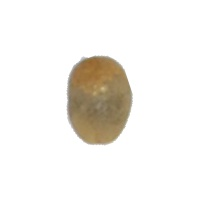
#> input picture train_data_t/bad/001_0007.jpg, 200 x 200 px; its folder holds only this picture in this run
$ python Hog.py
#> lines starting #> are read from the running program, lines starting #| are printed output that depends on the picture
import matplotlib.pyplot as plt
import cv2
from skimage.feature import hog
from skimage import data, color, exposure
import os
import numpy as np

from sklearn.svm import SVC
from sklearn import cross_validation


feature = []
for dirPath, dirNames, fileNames in os.walk("./train_data_t/Bad"):
    for f in fileNames:
        if 'Store' not in f:
            file_path = os.path.join(dirPath, f)
            bean_train = cv2.imread(file_path)
#> bean_train is the input picture: shape (200, 200, 3); mean B, G, R 235.3, 239.9, 242.7
            image = color.rgb2gray(bean_train)
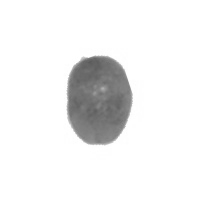
#> image: shape (200, 200) float64; min 0.356, max 1, mean 0.938
            fd, hog_image = hog(image, orientations=4, pixels_per_cell=(8, 8),
                    cells_per_block=(1, 1), visualise=True)
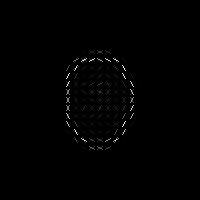
#> hog_image: shape (200, 200) float64; min 0, max 0.141, mean 0.000812; drawn with min black and max white
#> fd = 2500 values, max 1 at index 537, min 0 at index 0, mean 0.1
            feature.append(fd.tolist() + [0.0])

for dirPath, dirNames, fileNames in os.walk("./train_data_t/Good"):
    for f in fileNames:
        if 'Store' not in f:
            file_path = os.path.join(dirPath, f)
            bean_train = cv2.imread(file_path)
            image = color.rgb2gray(bean_train)
            fd, hog_image = hog(image, orientations=4, pixels_per_cell=(8, 8),
                    cells_per_block=(1, 1), visualise=True)
            feature.append(fd.tolist() + [1.0])

x,y = [],[]
for i in feature:
    x.append(i[:-1])
    y.append(i[-1])
#> this loop made 1 pass
#> after the loop, x = 1 item; y = [0]

Label=[]
Ans=[]

x = np.asarray(x)
y = np.asarray(y)
#> (the run stopped early here; a loop or call above may not have finished)
